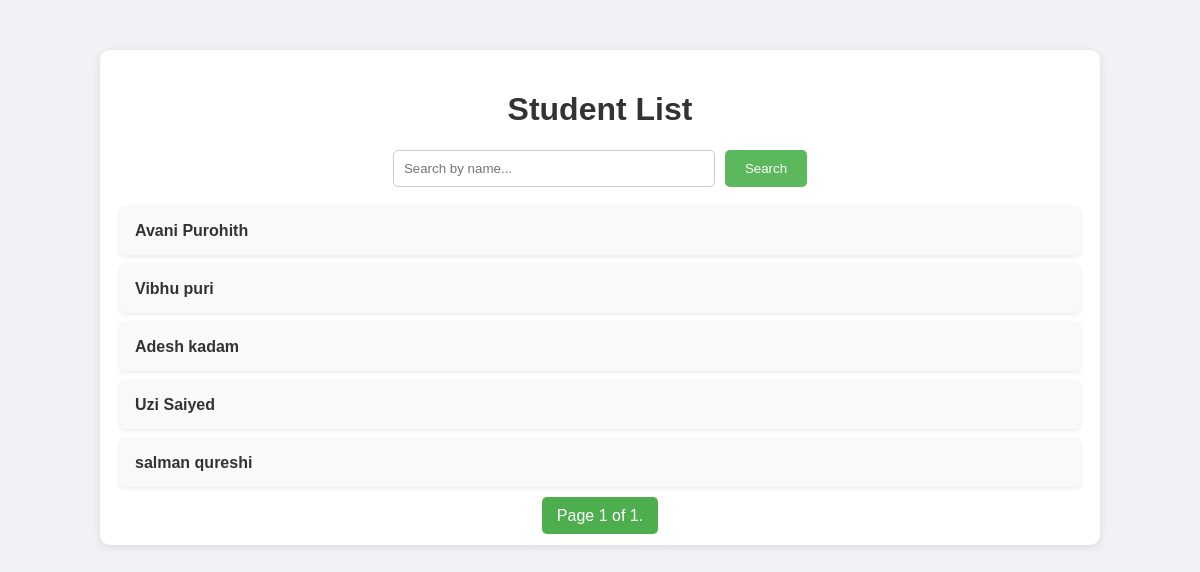
The app's page /students/ (signed in) with its own data.
### students/models.py (models this page shows, shortened)
class Student(models.Model):
    first_name = models.CharField(max_length=100)
    last_name = models.CharField(max_length=100)
    email = models.EmailField(unique=True)
    date_of_birth = models.DateField()
    enrollment_date = models.DateField()
    grade = models.IntegerField(validators=[MinValueValidator(1), MaxValueValidator(12)])

### students/views.py (the view)
# urls.py: path('', views.student_list, name='student_list'),
@login_required
def student_list(request):
    students = Student.objects.all()
    search_query = request.GET.get('q')
    if search_query:
        students = students.filter(first_name__icontains=search_query) | students.filter(last_name__icontains=search_query)
        if not students.exists():
            messages.warning(request, f'No students found with the name "{search_query}".')
    paginator = Paginator(students, 10)  # 10 students per page
    page_number = request.GET.get('page')
    page_obj = paginator.get_page(page_number)
    return render(request, 'students/student_list.html', {'page_obj': page_obj})

### students/templates/students/student_list.html (shortened to what this page needs)
<!DOCTYPE html>
<html lang="en">
<head>
</head>
<body>
    <div class="container">
        <h1>Student List</h1>
        <form method="GET">
            <input type="text" name="q" placeholder="Search by name..." value="{{ request.GET.q }}">
            <button type="submit">Search</button>
        </form>
        <ul>
            {% for student in page_obj %}
                <li>
                    <a href="{% url 'student_detail' student.pk %}">{{ student.first_name }} {{ student.last_name }}</a>
                </li>
            {% endfor %}
        </ul>
        <div class="pagination">
            <span class="step-links">
                <span class="current">
                    Page {{ page_obj.number }} of {{ page_obj.paginator.num_pages }}.
                </span>
            </span>
        </div>
    </div>
</body>
</html>

### students/templates/students/student_list.html (style rules this page uses)
body { font-family: Arial, sans-serif; background-color: #f0f2f5; margin: 0; padding: 0; }
.container { width: 80%; margin: 0 auto; background-color: white; padding: 20px; box-shadow: 0 2px 10px rgba(0, 0, 0, 0.1); margin-top: 50px; border-radius: 10px; }
h1 { text-align: center; color: #333; }
form { display: flex; justify-content: center; margin-bottom: 20px; }
input[type="text"] { width: 300px; padding: 10px; border-radius: 5px; border: 1px solid #ccc; }
button { padding: 10px 20px; margin-left: 10px; background-color: #5cb85c; color: white; border: none; border-radius: 5px; cursor: pointer; }
ul { list-style-type: none; padding: 0; }
ul li { background-color: #f9f9f9; margin-bottom: 10px; padding: 15px; border-radius: 5px; box-shadow: 0 1px 5px rgba(0, 0, 0, 0.1); }
ul li a { text-decoration: none; color: #333; font-weight: bold; }
.pagination { text-align: center; margin-top: 20px; }
.pagination .step-links { display: inline-block; }
.pagination .current { padding: 10px 15px; border-radius: 5px; background-color: #4cae4c; color: white; }

### records on screen
Student: first_name "Avani", last_name "Purohith"
Student: first_name "Vibhu", last_name "puri"
Student: first_name "Adesh", last_name "kadam"
Student: first_name "Uzi", last_name "Saiyed"
Student: first_name "salman", last_name "qureshi"

### other values on screen
{{ page_obj.number }} "1"
{{ page_obj.paginator.num_pages }} "1"
